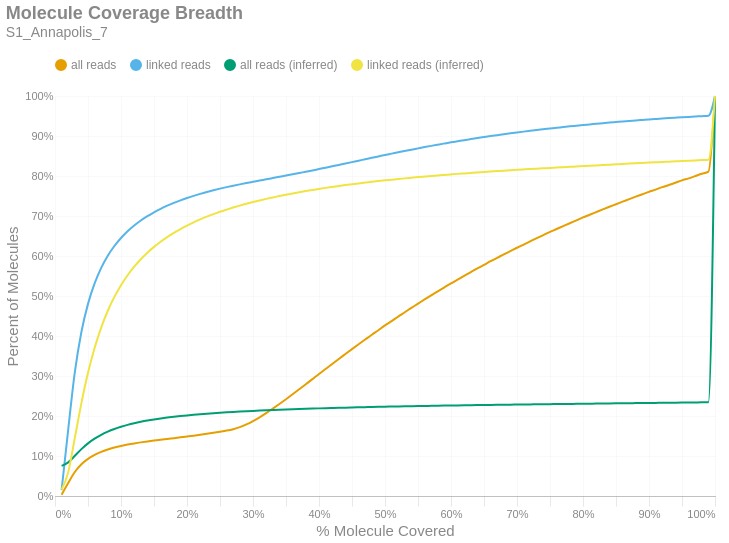

Notebook code cell kept with this figure:
### Markdown cell above
### Molecule Read Coverage
This chart shows molecule coverage breadth as computed by the number of bases aligned to that molecule. In other words, "*how much of each unique long molecule is actually sequenced/aligned?*" Keep in mind there is a distinction between sequences and alignments, since some sequences belonging to a particular molecule may not align well and wouldn't appear in the alignment data. This chart also shows molecule coverage breadth as computed by the *inferred fragment* from which the aligned sequences originate. Unlike read coverage, this calculation takes into account the total insert size, including unsequenced gaps between the forward and reverse reads. Like the previous figures, these are cumulative percents.

### Code cell
if SKIPLR:
    print_html(f"Skipped")
else:
    binned_df = consolidated_hist(valids['coverage_bp'], mask, 0.01, True)
    binned_df_inf = consolidated_hist(valids['coverage_inserts'], mask, 0.01, True)
    binned_df = binned_df.with_columns(pl.lit(binned_df_inf['all reads (cumsum)']).alias('all reads (inferred)'))
    binned_df = binned_df.with_columns(pl.lit(binned_df_inf['linked reads (cumsum)']).alias('linked reads (inferred)'))
    binned_df = binned_df.with_columns(
        (pl.col('bin').cast(pl.Float64) + 0.01).alias('right_edge')
    )

    with SafeRender(binned_df):
        (
            density_plot(binned_df, 'Molecule Coverage Breadth', samplename, 'molcov', ['all reads (inferred)','linked reads (inferred)'])
            .encode(
                #x=alt.X('bin:Q', title="% Molecule Covered").axis(format = '%').scale(padding=0),
                x=alt.X('right_edge:Q', title="% Molecule Covered").axis(format='%').scale(padding=0),
                y=alt.Y('value:Q', title='Percent of Molecules')
                    .axis(format='%')
                    .stack(False)
                    .scale(domainMin=0, padding=0),
                color=alt.Color("key:N").scale(domain = ["all reads", "linked reads", "all reads (inferred)", "linked reads (inferred)"]),
                tooltip = [
                    alt.Tooltip("key:N", title = "Data Type"),
                    alt.Tooltip("range_label:N", title="% Molecule Covered"),
                    alt.Tooltip("value:Q", format = ".2%", title="% Molecules")
                ]
            )
        ).display()

### Figure 1 — Vega-Lite specification as saved in the notebook (floating-point values rounded to 4 significant figures)
{"width": "container", "height": 400, "config": {"title": {"anchor": "start", "dy": -15, "fontSize": 18, "color": "#888888", "subtitleColor": "#888888", "subtitleFontSize": 14}, "arc": {"fill": "#0072B2"}, "axis": {"domainColor": "#888888", "domainWidth": 0.5, "gridWidth": 0.2, "grid": false, "titleFontWeight": 400, "titleFontSize": 15, "labelFontSize": 11, "labelColor": "#888888", "tickColor": "#888888", "tickWidth": 0.2, "titleColor": "#888888"}, "axisBand": {"grid": false}, "axisX": {"grid": true, "tickSize": 10, "domainCap": "round"}, "axisY": {"domain": false, "grid": true, "tickSize": 0, "domainCap": "round"}, "background": "transparent", "header": {"labelFontSize": 15, "labelColor": "#888888", "titleFontSize": 15, "titleFontWeight": 600, "titleColor": "#888888"}, "legend": {"labelFont": "sans-serif", "labelFontSize": 12, "labelColor": "#888888", "symbolSize": 100, "symbolType": "circle", "titleFontSize": 12, "titlePadding": 10, "titleColor": "#888888", "title": null, "orient": "top"}, "range": {"category": ["#E69F00", "#56B4E9", "#009E73", "#F0E442", "#0072B2", "#D55E00", "#CC79A7", "#000000"], "diverging": ["#cfe8f3", "#a2d4ec", "#73bfe2", "#46abdb", "#1696d2", "#12719e"]}, "area": {"fill": "#0072B2", "fillOpacity": 0.7, "line": true, "strokeOpacity": 0.7}, "line": {"color": "#0072B2", "stroke": "#0072B2", "strokeWidth": 2}, "trail": {"color": "#0072B2", "stroke": "#0072B2", "strokeWidth": 0, "size": 1}, "point": {"filled": true, "fillOpacity": 1.0, "size": 95}, "text": {"color": "#888888", "fontSize": 11, "align": "right", "fontWeight": 400, "size": 11}, "bar": {"fill": "#0072B2", "stroke": null}, "view": {"stroke": null, "continuousWidth": 660, "continuousHeight": 400}}, "data": {"name": "data-2a8b3eed384bc46afaa454792933f6ed"}, "mark": {"type": "line", "interpolate": "monotone", "point": {"opacity": 0, "size": 275}}, "encoding": {"color": {"field": "key", "scale": {"domain": ["all reads", "linked reads", "all reads (inferred)", "linked reads (inferred)"]}, "type": "nominal"}, "tooltip": [{"field": "key", "title": "Data Type", "type": "nominal"}, {"field": "range_label", "title": "% Molecule Covered", "type": "nominal"}, {"field": "value", "format": ".2%", "title": "% Molecules", "type": "quantitative"}], "x": {"axis": {"format": "%"}, "field": "right_edge", "scale": {"padding": 0}, "title": "% Molecule Covered", "type": "quantitative"}, "y": {"axis": {"format": "%"}, "field": "value", "scale": {"domainMin": 0, "padding": 0}, "stack": false, "title": "Percent of Molecules", "type": "quantitative"}}, "params": [{"name": "param_c36ac31b6afebe62", "select": {"type": "point", "fields": ["key"]}, "bind": "legend"}], "title": {"text": "Molecule Coverage Breadth", "subtitle": "S1_Annapolis_7"}, "transform": [{"fold": ["all reads (cumsum)", "linked reads (cumsum)", "all reads (inferred)", "linked reads (inferred)"]}, {"calculate": "replace(datum.key, ' (cumsum)', '')", "as": "key"}, {"filter": {"param": "param_c36ac31b6afebe62"}}], "usermeta": {"embedOptions": {"downloadFileName": "S1_Annapolis_7.molcov"}}, "$schema": "https://vega.github.io/schema/vega-lite/v6.1.0.json", "datasets": {"data-2a8b3eed384bc46afaa454792933f6ed": [{"bin": "0.0", "interval": "0.0-0.01", "all reads": 0.003245, "linked reads": 0.01476, "all reads (cumsum)": 0.003245, "linked reads (cumsum)": 0.01476, "range_label": "0.0-0.01", "all reads (inferred)": 0.07512, "linked reads (inferred)": 0.0158, "right_edge": 0.01}, {"bin": "0.01", "interval": "0.01-0.02", "all reads": 0.02937, "linked reads": 0.1514, "all reads (cumsum)": 0.03262, "linked reads (cumsum)": 0.1661, "range_label": "0.01-0.02", "all reads (inferred)": 0.08404, "linked reads (inferred)": 0.05964, "right_edge": 0.02}, {"bin": "0.02", "interval": "0.02-0.03", "all reads": 0.02739, "linked reads": 0.1429, "all reads (cumsum)": 0.06001, "linked reads (cumsum)": 0.309, "range_label": "0.02-0.03", "all reads (inferred)": 0.1004, "linked reads (inferred)": 0.1447, "right_edge": 0.03}, {"bin": "0.03", "interval": "0.03-0.04", "all reads": 0.0194, "linked reads": 0.1008, "all reads (cumsum)": 0.07941, "linked reads (cumsum)": 0.4099, "range_label": "0.03-0.04", "all reads (inferred)": 0.1171, "linked reads (inferred)": 0.2322, "right_edge": 0.04}, {"bin": "0.04", "interval": "0.04-0.05", "all reads": 0.01356, "linked reads": 0.0704, "all reads (cumsum)": 0.09296, "linked reads (cumsum)": 0.4803, "range_label": "0.04-0.05", "all reads (inferred)": 0.1315, "linked reads (inferred)": 0.3079, "right_edge": 0.05}, {"bin": "0.05", "interval": "0.05-0.06", "all reads": 0.009926, "linked reads": 0.05116, "all reads (cumsum)": 0.1029, "linked reads (cumsum)": 0.5315, "range_label": "0.05-0.06", "all reads (inferred)": 0.1434, "linked reads (inferred)": 0.3702, "right_edge": 0.06}, {"bin": "0.06", "interval": "0.06-0.07", "all reads": 0.00758, "linked reads": 0.03898, "all reads (cumsum)": 0.1105, "linked reads (cumsum)": 0.5704, "range_label": "0.06-0.07", "all reads (inferred)": 0.153, "linked reads (inferred)": 0.4211, "right_edge": 0.07}, {"bin": "0.07", "interval": "0.07-0.08", "all reads": 0.00591, "linked reads": 0.03033, "all reads (cumsum)": 0.1164, "linked reads (cumsum)": 0.6008, "range_label": "0.07-0.08", "all reads (inferred)": 0.161, "linked reads (inferred)": 0.4632, "right_edge": 0.08}, {"bin": "0.08", "interval": "0.08-0.09", "all reads": 0.00476, "linked reads": 0.02418, "all reads (cumsum)": 0.1211, "linked reads (cumsum)": 0.6249, "range_label": "0.08-0.09", "all reads (inferred)": 0.1676, "linked reads (inferred)": 0.4978, "right_edge": 0.09}, {"bin": "0.09", "interval": "0.09-0.1", "all reads": 0.003984, "linked reads": 0.02004, "all reads (cumsum)": 0.1251, "linked reads (cumsum)": 0.645, "range_label": "0.09-0.1", "all reads (inferred)": 0.1732, "linked reads (inferred)": 0.5271, "right_edge": 0.1}, {"bin": "0.1", "interval": "0.1-0.11", "all reads": 0.003408, "linked reads": 0.01691, "all reads (cumsum)": 0.1285, "linked reads (cumsum)": 0.6619, "range_label": "0.1-0.11", "all reads (inferred)": 0.1779, "linked reads (inferred)": 0.5519, "right_edge": 0.11}, {"bin": "0.11", "interval": "0.11-0.12", "all reads": 0.002931, "linked reads": 0.01437, "all reads (cumsum)": 0.1315, "linked reads (cumsum)": 0.6763, "range_label": "0.11-0.12", "all reads (inferred)": 0.1819, "linked reads (inferred)": 0.5732, "right_edge": 0.12}, {"bin": "0.12", "interval": "0.12-0.13", "all reads": 0.002591, "linked reads": 0.01254, "all reads (cumsum)": 0.1341, "linked reads (cumsum)": 0.6888, "range_label": "0.12-0.13", "all reads (inferred)": 0.1855, "linked reads (inferred)": 0.5919, "right_edge": 0.13}, {"bin": "0.13", "interval": "0.13-0.14", "all reads": 0.002291, "linked reads": 0.01078, "all reads (cumsum)": 0.1363, "linked reads (cumsum)": 0.6996, "range_label": "0.13-0.14", "all reads (inferred)": 0.1886, "linked reads (inferred)": 0.6084, "right_edge": 0.14}, {"bin": "0.14", "interval": "0.14-0.15", "all reads": 0.002139, "linked reads": 0.009715, "all reads (cumsum)": 0.1385, "linked reads (cumsum)": 0.7093, "range_label": "0.14-0.15", "all reads (inferred)": 0.1913, "linked reads (inferred)": 0.6228, "right_edge": 0.15}, {"bin": "0.15", "interval": "0.15-0.16", "all reads": 0.002026, "linked reads": 0.00865, "all reads (cumsum)": 0.1405, "linked reads (cumsum)": 0.7179, "range_label": "0.15-0.16", "all reads (inferred)": 0.1938, "linked reads (inferred)": 0.6357, "right_edge": 0.16}, {"bin": "0.16", "interval": "0.16-0.17", "all reads": 0.002009, "linked reads": 0.007815, "all reads (cumsum)": 0.1425, "linked reads (cumsum)": 0.7258, "range_label": "0.16-0.17", "all reads (inferred)": 0.196, "linked reads (inferred)": 0.6473, "right_edge": 0.17}, {"bin": "0.17", "interval": "0.17-0.18", "all reads": 0.002017, "linked reads": 0.007008, "all reads (cumsum)": 0.1445, "linked reads (cumsum)": 0.7328, "range_label": "0.17-0.18", "all reads (inferred)": 0.198, "linked reads (inferred)": 0.6578, "right_edge": 0.18}, {"bin": "0.18", "interval": "0.18-0.19", "all reads": 0.002053, "linked reads": 0.006329, "all reads (cumsum)": 0.1466, "linked reads (cumsum)": 0.7391, "range_label": "0.18-0.19", "all reads (inferred)": 0.1998, "linked reads (inferred)": 0.6673, "right_edge": 0.19}, {"bin": "0.19", "interval": "0.19-0.2", "all reads": 0.002128, "linked reads": 0.005981, "all reads (cumsum)": 0.1487, "linked reads (cumsum)": 0.7451, "range_label": "0.19-0.2", "all reads (inferred)": 0.2015, "linked reads (inferred)": 0.676, "right_edge": 0.2}, {"bin": "0.2", "interval": "0.2-0.21", "all reads": 0.002147, "linked reads": 0.005336, "all reads (cumsum)": 0.1509, "linked reads (cumsum)": 0.7504, "range_label": "0.2-0.21", "all reads (inferred)": 0.203, "linked reads (inferred)": 0.6841, "right_edge": 0.21}, {"bin": "0.21", "interval": "0.21-0.22", "all reads": 0.002255, "linked reads": 0.00497, "all reads (cumsum)": 0.1531, "linked reads (cumsum)": 0.7554, "range_label": "0.21-0.22", "all reads (inferred)": 0.2044, "linked reads (inferred)": 0.6914, "right_edge": 0.22}, {"bin": "0.22", "interval": "0.22-0.23", "all reads": 0.002364, "linked reads": 0.004646, "all reads (cumsum)": 0.1555, "linked reads (cumsum)": 0.76, "range_label": "0.22-0.23", "all reads (inferred)": 0.2057, "linked reads (inferred)": 0.6983, "right_edge": 0.23}, {"bin": "0.23", "interval": "0.23-0.24", "all reads": 0.002476, "linked reads": 0.0043, "all reads (cumsum)": 0.158, "linked reads (cumsum)": 0.7643, "range_label": "0.23-0.24", "all reads (inferred)": 0.2069, "linked reads (inferred)": 0.7046, "right_edge": 0.24}, {"bin": "0.24", "interval": "0.24-0.25", "all reads": 0.002654, "linked reads": 0.004067, "all reads (cumsum)": 0.1606, "linked reads (cumsum)": 0.7684, "range_label": "0.24-0.25", "all reads (inferred)": 0.2081, "linked reads (inferred)": 0.7106, "right_edge": 0.25}, {"bin": "0.25", "interval": "0.25-0.26", "all reads": 0.002876, "linked reads": 0.003756, "all reads (cumsum)": 0.1635, "linked reads (cumsum)": 0.7722, "range_label": "0.25-0.26", "all reads (inferred)": 0.2091, "linked reads (inferred)": 0.716, "right_edge": 0.26}, {"bin": "0.26", "interval": "0.26-0.27", "all reads": 0.003609, "linked reads": 0.003539, "all reads (cumsum)": 0.1671, "linked reads (cumsum)": 0.7757, "range_label": "0.26-0.27", "all reads (inferred)": 0.2101, "linked reads (inferred)": 0.7211, "right_edge": 0.27}, {"bin": "0.27", "interval": "0.27-0.28", "all reads": 0.005047, "linked reads": 0.003372, "all reads (cumsum)": 0.1721, "linked reads (cumsum)": 0.7791, "range_label": "0.27-0.28", "all reads (inferred)": 0.211, "linked reads (inferred)": 0.726, "right_edge": 0.28}, {"bin": "0.28", "interval": "0.28-0.29", "all reads": 0.006804, "linked reads": 0.003285, "all reads (cumsum)": 0.1789, "linked reads (cumsum)": 0.7824, "range_label": "0.28-0.29", "all reads (inferred)": 0.2119, "linked reads (inferred)": 0.7306, "right_edge": 0.29}, {"bin": "0.29", "interval": "0.29-0.3", "all reads": 0.008372, "linked reads": 0.003142, "all reads (cumsum)": 0.1873, "linked reads (cumsum)": 0.7855, "range_label": "0.29-0.3", "all reads (inferred)": 0.2127, "linked reads (inferred)": 0.7349, "right_edge": 0.3}, {"bin": "0.3", "interval": "0.3-0.31", "all reads": 0.009453, "linked reads": 0.003128, "all reads (cumsum)": 0.1968, "linked reads (cumsum)": 0.7886, "range_label": "0.3-0.31", "all reads (inferred)": 0.2135, "linked reads (inferred)": 0.7389, "right_edge": 0.31}, {"bin": "0.31", "interval": "0.31-0.32", "all reads": 0.01043, "linked reads": 0.003038, "all reads (cumsum)": 0.2072, "linked reads (cumsum)": 0.7917, "range_label": "0.31-0.32", "all reads (inferred)": 0.2143, "linked reads (inferred)": 0.7428, "right_edge": 0.32}, {"bin": "0.32", "interval": "0.32-0.33", "all reads": 0.01126, "linked reads": 0.003128, "all reads (cumsum)": 0.2185, "linked reads (cumsum)": 0.7948, "range_label": "0.32-0.33", "all reads (inferred)": 0.2149, "linked reads (inferred)": 0.7464, "right_edge": 0.33}, {"bin": "0.33", "interval": "0.33-0.34", "all reads": 0.0116, "linked reads": 0.003144, "all reads (cumsum)": 0.2301, "linked reads (cumsum)": 0.7979, "range_label": "0.33-0.34", "all reads (inferred)": 0.2156, "linked reads (inferred)": 0.75, "right_edge": 0.34}, {"bin": "0.34", "interval": "0.34-0.35", "all reads": 0.01197, "linked reads": 0.003069, "all reads (cumsum)": 0.242, "linked reads (cumsum)": 0.801, "range_label": "0.34-0.35", "all reads (inferred)": 0.2163, "linked reads (inferred)": 0.7533, "right_edge": 0.35}, {"bin": "0.35", "interval": "0.35-0.36", "all reads": 0.01232, "linked reads": 0.00315, "all reads (cumsum)": 0.2544, "linked reads (cumsum)": 0.8042, "range_label": "0.35-0.36", "all reads (inferred)": 0.2169, "linked reads (inferred)": 0.7564, "right_edge": 0.36}, {"bin": "0.36", "interval": "0.36-0.37", "all reads": 0.01251, "linked reads": 0.003224, "all reads (cumsum)": 0.2669, "linked reads (cumsum)": 0.8074, "range_label": "0.36-0.37", "all reads (inferred)": 0.2175, "linked reads (inferred)": 0.7594, "right_edge": 0.37}, {"bin": "0.37", "interval": "0.37-0.38", "all reads": 0.01264, "linked reads": 0.003294, "all reads (cumsum)": 0.2795, "linked reads (cumsum)": 0.8107, "range_label": "0.37-0.38", "all reads (inferred)": 0.218, "linked reads (inferred)": 0.7623, "right_edge": 0.38}, {"bin": "0.38", "interval": "0.38-0.39", "all reads": 0.01265, "linked reads": 0.003235, "all reads (cumsum)": 0.2922, "linked reads (cumsum)": 0.8139, "range_label": "0.38-0.39", "all reads (inferred)": 0.2185, "linked reads (inferred)": 0.765, "right_edge": 0.39}, {"bin": "0.39", "interval": "0.39-0.4", "all reads": 0.01297, "linked reads": 0.003447, "all reads (cumsum)": 0.3051, "linked reads (cumsum)": 0.8174, "range_label": "0.39-0.4", "all reads (inferred)": 0.2191, "linked reads (inferred)": 0.7677, "right_edge": 0.4}, {"bin": "0.4", "interval": "0.4-0.41", "all reads": 0.01243, "linked reads": 0.003366, "all reads (cumsum)": 0.3176, "linked reads (cumsum)": 0.8207, "range_label": "0.4-0.41", "all reads (inferred)": 0.2196, "linked reads (inferred)": 0.7703, "right_edge": 0.41}, {"bin": "0.41", "interval": "0.41-0.42", "all reads": 0.01255, "linked reads": 0.003423, "all reads (cumsum)": 0.3301, "linked reads (cumsum)": 0.8241, "range_label": "0.41-0.42", "all reads (inferred)": 0.22, "linked reads (inferred)": 0.7727, "right_edge": 0.42}, {"bin": "0.42", "interval": "0.42-0.43", "all reads": 0.01256, "linked reads": 0.003525, "all reads (cumsum)": 0.3427, "linked reads (cumsum)": 0.8277, "range_label": "0.42-0.43", "all reads (inferred)": 0.2205, "linked reads (inferred)": 0.775, "right_edge": 0.43}, {"bin": "0.43", "interval": "0.43-0.44", "all reads": 0.01223, "linked reads": 0.003475, "all reads (cumsum)": 0.3549, "linked reads (cumsum)": 0.8311, "range_label": "0.43-0.44", "all reads (inferred)": 0.2209, "linked reads (inferred)": 0.7773, "right_edge": 0.44}, {"bin": "0.44", "interval": "0.44-0.45", "all reads": 0.01236, "linked reads": 0.003588, "all reads (cumsum)": 0.3673, "linked reads (cumsum)": 0.8347, "range_label": "0.44-0.45", "all reads (inferred)": 0.2213, "linked reads (inferred)": 0.7794, "right_edge": 0.45}, {"bin": "0.45", "interval": "0.45-0.46", "all reads": 0.01215, "linked reads": 0.003647, "all reads (cumsum)": 0.3794, "linked reads (cumsum)": 0.8384, "range_label": "0.45-0.46", "all reads (inferred)": 0.2217, "linked reads (inferred)": 0.7815, "right_edge": 0.46}, {"bin": "0.46", "interval": "0.46-0.47", "all reads": 0.01193, "linked reads": 0.003511, "all reads (cumsum)": 0.3913, "linked reads (cumsum)": 0.8419, "range_label": "0.46-0.47", "all reads (inferred)": 0.2221, "linked reads (inferred)": 0.7835, "right_edge": 0.47}, {"bin": "0.47", "interval": "0.47-0.48", "all reads": 0.01186, "linked reads": 0.003574, "all reads (cumsum)": 0.4032, "linked reads (cumsum)": 0.8455, "range_label": "0.47-0.48", "all reads (inferred)": 0.2225, "linked reads (inferred)": 0.7855, "right_edge": 0.48}, {"bin": "0.48", "interval": "0.48-0.49", "all reads": 0.01121, "linked reads": 0.003536, "all reads (cumsum)": 0.4144, "linked reads (cumsum)": 0.849, "range_label": "0.48-0.49", "all reads (inferred)": 0.2229, "linked reads (inferred)": 0.7873, "right_edge": 0.49}, {"bin": "0.49", "interval": "0.49-0.5", "all reads": 0.01231, "linked reads": 0.003617, "all reads (cumsum)": 0.4267, "linked reads (cumsum)": 0.8526, "range_label": "0.49-0.5", "all reads (inferred)": 0.2232, "linked reads (inferred)": 0.7891, "right_edge": 0.5}, {"bin": "0.5", "interval": "0.5-0.51", "all reads": 0.01035, "linked reads": 0.003311, "all reads (cumsum)": 0.4371, "linked reads (cumsum)": 0.8559, "range_label": "0.5-0.51", "all reads (inferred)": 0.2236, "linked reads (inferred)": 0.7908, "right_edge": 0.51}, {"bin": "0.51", "interval": "0.51-0.52", "all reads": 0.01151, "linked reads": 0.003394, "all reads (cumsum)": 0.4486, "linked reads (cumsum)": 0.8593, "range_label": "0.51-0.52", "all reads (inferred)": 0.2239, "linked reads (inferred)": 0.7925, "right_edge": 0.52}, {"bin": "0.52", "interval": "0.52-0.53", "all reads": 0.01082, "linked reads": 0.003269, "all reads (cumsum)": 0.4594, "linked reads (cumsum)": 0.8626, "range_label": "0.52-0.53", "all reads (inferred)": 0.2242, "linked reads (inferred)": 0.7941, "right_edge": 0.53}, {"bin": "0.53", "interval": "0.53-0.54", "all reads": 0.0109, "linked reads": 0.003251, "all reads (cumsum)": 0.4703, "linked reads (cumsum)": 0.8658, "range_label": "0.53-0.54", "all reads (inferred)": 0.2245, "linked reads (inferred)": 0.7956, "right_edge": 0.54}, {"bin": "0.54", "interval": "0.54-0.55", "all reads": 0.01051, "linked reads": 0.003204, "all reads (cumsum)": 0.4808, "linked reads (cumsum)": 0.869, "range_label": "0.54-0.55", "all reads (inferred)": 0.2249, "linked reads (inferred)": 0.7972, "right_edge": 0.55}, {"bin": "0.55", "interval": "0.55-0.56", "all reads": 0.01056, "linked reads": 0.003194, "all reads (cumsum)": 0.4914, "linked reads (cumsum)": 0.8722, "range_label": "0.55-0.56", "all reads (inferred)": 0.2251, "linked reads (inferred)": 0.7987, "right_edge": 0.56}, {"bin": "0.56", "interval": "0.56-0.57", "all reads": 0.01033, "linked reads": 0.003086, "all reads (cumsum)": 0.5017, "linked reads (cumsum)": 0.8753, "range_label": "0.56-0.57", "all reads (inferred)": 0.2254, "linked reads (inferred)": 0.8001, "right_edge": 0.57}, {"bin": "0.57", "interval": "0.57-0.58", "all reads": 0.01001, "linked reads": 0.002979, "all reads (cumsum)": 0.5117, "linked reads (cumsum)": 0.8783, "range_label": "0.57-0.58", "all reads (inferred)": 0.2257, "linked reads (inferred)": 0.8014, "right_edge": 0.58}, {"bin": "0.58", "interval": "0.58-0.59", "all reads": 0.009924, "linked reads": 0.002938, "all reads (cumsum)": 0.5216, "linked reads (cumsum)": 0.8812, "range_label": "0.58-0.59", "all reads (inferred)": 0.226, "linked reads (inferred)": 0.8027, "right_edge": 0.59}, {"bin": "0.59", "interval": "0.59-0.6", "all reads": 0.009965, "linked reads": 0.002924, "all reads (cumsum)": 0.5316, "linked reads (cumsum)": 0.8842, "range_label": "0.59-0.6", "all reads (inferred)": 0.2262, "linked reads (inferred)": 0.804, "right_edge": 0.6}, {"bin": "0.6", "interval": "0.6-0.61", "all reads": 0.009316, "linked reads": 0.002727, "all reads (cumsum)": 0.5409, "linked reads (cumsum)": 0.8869, "range_label": "0.6-0.61", "all reads (inferred)": 0.2265, "linked reads (inferred)": 0.8053, "right_edge": 0.61}, {"bin": "0.61", "interval": "0.61-0.62", "all reads": 0.009612, "linked reads": 0.002748, "all reads (cumsum)": 0.5505, "linked reads (cumsum)": 0.8896, "range_label": "0.61-0.62", "all reads (inferred)": 0.2267, "linked reads (inferred)": 0.8065, "right_edge": 0.62}, {"bin": "0.62", "interval": "0.62-0.63", "all reads": 0.009239, "linked reads": 0.002601, "all reads (cumsum)": 0.5598, "linked reads (cumsum)": 0.8922, "range_label": "0.62-0.63", "all reads (inferred)": 0.227, "linked reads (inferred)": 0.8078, "right_edge": 0.63}, {"bin": "0.63", "interval": "0.63-0.64", "all reads": 0.009175, "linked reads": 0.002593, "all reads (cumsum)": 0.5689, "linked reads (cumsum)": 0.8948, "range_label": "0.63-0.64", "all reads (inferred)": 0.2272, "linked reads (inferred)": 0.809, "right_edge": 0.64}, {"bin": "0.64", "interval": "0.64-0.65", "all reads": 0.008896, "linked reads": 0.002504, "all reads (cumsum)": 0.5778, "linked reads (cumsum)": 0.8973, "range_label": "0.64-0.65", "all reads (inferred)": 0.2275, "linked reads (inferred)": 0.8102, "right_edge": 0.65}, {"bin": "0.65", "interval": "0.65-0.66", "all reads": 0.009118, "linked reads": 0.002492, "all reads (cumsum)": 0.587, "linked reads (cumsum)": 0.8998, "range_label": "0.65-0.66", "all reads (inferred)": 0.2277, "linked reads (inferred)": 0.8113, "right_edge": 0.66}, {"bin": "0.66", "interval": "0.66-0.67", "all reads": 0.008515, "linked reads": 0.002261, "all reads (cumsum)": 0.5955, "linked reads (cumsum)": 0.9021, "range_label": "0.66-0.67", "all reads (inferred)": 0.2279, "linked reads (inferred)": 0.8123, "right_edge": 0.67}, {"bin": "0.67", "interval": "0.67-0.68", "all reads": 0.008568, "linked reads": 0.002313, "all reads (cumsum)": 0.604, "linked reads (cumsum)": 0.9044, "range_label": "0.67-0.68", "all reads (inferred)": 0.2282, "linked reads (inferred)": 0.8134, "right_edge": 0.68}, {"bin": "0.68", "interval": "0.68-0.69", "all reads": 0.008225, "linked reads": 0.002207, "all reads (cumsum)": 0.6123, "linked reads (cumsum)": 0.9066, "range_label": "0.68-0.69", "all reads (inferred)": 0.2284, "linked reads (inferred)": 0.8145, "right_edge": 0.69}, {"bin": "0.69", "interval": "0.69-0.7", "all reads": 0.008393, "linked reads": 0.002188, "all reads (cumsum)": 0.6207, "linked reads (cumsum)": 0.9088, "range_label": "0.69-0.7", "all reads (inferred)": 0.2286, "linked reads (inferred)": 0.8155, "right_edge": 0.7}, {"bin": "0.7", "interval": "0.7-0.71", "all reads": 0.008003, "linked reads": 0.002149, "all reads (cumsum)": 0.6287, "linked reads (cumsum)": 0.9109, "range_label": "0.7-0.71", "all reads (inferred)": 0.2288, "linked reads (inferred)": 0.8165, "right_edge": 0.71}, {"bin": "0.71", "interval": "0.71-0.72", "all reads": 0.007998, "linked reads": 0.002094, "all reads (cumsum)": 0.6367, "linked reads (cumsum)": 0.913, "range_label": "0.71-0.72", "all reads (inferred)": 0.229, "linked reads (inferred)": 0.8174, "right_edge": 0.72}, {"bin": "0.72", "interval": "0.72-0.73", "all reads": 0.007918, "linked reads": 0.002007, "all reads (cumsum)": 0.6446, "linked reads (cumsum)": 0.915, "range_label": "0.72-0.73", "all reads (inferred)": 0.2292, "linked reads (inferred)": 0.8184, "right_edge": 0.73}, {"bin": "0.73", "interval": "0.73-0.74", "all reads": 0.007635, "linked reads": 0.001908, "all reads (cumsum)": 0.6522, "linked reads (cumsum)": 0.917, "range_label": "0.73-0.74", "all reads (inferred)": 0.2294, "linked reads (inferred)": 0.8193, "right_edge": 0.74}, {"bin": "0.74", "interval": "0.74-0.75", "all reads": 0.007959, "linked reads": 0.001878, "all reads (cumsum)": 0.6602, "linked reads (cumsum)": 0.9188, "range_label": "0.74-0.75", "all reads (inferred)": 0.2296, "linked reads (inferred)": 0.8203, "right_edge": 0.75}, {"bin": "0.75", "interval": "0.75-0.76", "all reads": 0.007236, "linked reads": 0.00177, "all reads (cumsum)": 0.6674, "linked reads (cumsum)": 0.9206, "range_label": "0.75-0.76", "all reads (inferred)": 0.2298, "linked reads (inferred)": 0.8212, "right_edge": 0.76}, {"bin": "0.76", "interval": "0.76-0.77", "all reads": 0.007304, "linked reads": 0.001744, "all reads (cumsum)": 0.6747, "linked reads (cumsum)": 0.9223, "range_label": "0.76-0.77", "all reads (inferred)": 0.23, "linked reads (inferred)": 0.8221, "right_edge": 0.77}, {"bin": "0.77", "interval": "0.77-0.78", "all reads": 0.007251, "linked reads": 0.001761, "all reads (cumsum)": 0.682, "linked reads (cumsum)": 0.9241, "range_label": "0.77-0.78", "all reads (inferred)": 0.2302, "linked reads (inferred)": 0.823, "right_edge": 0.78}, {"bin": "0.78", "interval": "0.78-0.79", "all reads": 0.007097, "linked reads": 0.001673, "all reads (cumsum)": 0.6891, "linked reads (cumsum)": 0.9258, "range_label": "0.78-0.79", "all reads (inferred)": 0.2304, "linked reads (inferred)": 0.8239, "right_edge": 0.79}, {"bin": "0.79", "interval": "0.79-0.8", "all reads": 0.007344, "linked reads": 0.001673, "all reads (cumsum)": 0.6964, "linked reads (cumsum)": 0.9275, "range_label": "0.79-0.8", "all reads (inferred)": 0.2306, "linked reads (inferred)": 0.8247, "right_edge": 0.8}, {"bin": "0.8", "interval": "0.8-0.81", "all reads": 0.006666, "linked reads": 0.001544, "all reads (cumsum)": 0.7031, "linked reads (cumsum)": 0.929, "range_label": "0.8-0.81", "all reads (inferred)": 0.2308, "linked reads (inferred)": 0.8257, "right_edge": 0.81}, {"bin": "0.81", "interval": "0.81-0.82", "all reads": 0.006746, "linked reads": 0.001579, "all reads (cumsum)": 0.7098, "linked reads (cumsum)": 0.9306, "range_label": "0.81-0.82", "all reads (inferred)": 0.231, "linked reads (inferred)": 0.8265, "right_edge": 0.82}, {"bin": "0.82", "interval": "0.82-0.83", "all reads": 0.006736, "linked reads": 0.001546, "all reads (cumsum)": 0.7166, "linked reads (cumsum)": 0.9321, "range_label": "0.82-0.83", "all reads (inferred)": 0.2312, "linked reads (inferred)": 0.8274, "right_edge": 0.83}, {"bin": "0.83", "interval": "0.83-0.84", "all reads": 0.006588, "linked reads": 0.001462, "all reads (cumsum)": 0.7231, "linked reads (cumsum)": 0.9336, "range_label": "0.83-0.84", "all reads (inferred)": 0.2314, "linked reads (inferred)": 0.8283, "right_edge": 0.84}, {"bin": "0.84", "interval": "0.84-0.85", "all reads": 0.006381, "linked reads": 0.001395, "all reads (cumsum)": 0.7295, "linked reads (cumsum)": 0.935, "range_label": "0.84-0.85", "all reads (inferred)": 0.2316, "linked reads (inferred)": 0.8292, "right_edge": 0.85}, {"bin": "0.85", "interval": "0.85-0.86", "all reads": 0.006387, "linked reads": 0.001402, "all reads (cumsum)": 0.7359, "linked reads (cumsum)": 0.9364, "range_label": "0.85-0.86", "all reads (inferred)": 0.2318, "linked reads (inferred)": 0.83, "right_edge": 0.86}, {"bin": "0.86", "interval": "0.86-0.87", "all reads": 0.006177, "linked reads": 0.001316, "all reads (cumsum)": 0.7421, "linked reads (cumsum)": 0.9377, "range_label": "0.86-0.87", "all reads (inferred)": 0.232, "linked reads (inferred)": 0.831, "right_edge": 0.87}, {"bin": "0.87", "interval": "0.87-0.88", "all reads": 0.006245, "linked reads": 0.001266, "all reads (cumsum)": 0.7483, "linked reads (cumsum)": 0.939, "range_label": "0.87-0.88", "all reads (inferred)": 0.2322, "linked reads (inferred)": 0.8318, "right_edge": 0.88}, {"bin": "0.88", "interval": "0.88-0.89", "all reads": 0.00599, "linked reads": 0.00122, "all reads (cumsum)": 0.7543, "linked reads (cumsum)": 0.9402, "range_label": "0.88-0.89", "all reads (inferred)": 0.2324, "linked reads (inferred)": 0.8326, "right_edge": 0.89}, {"bin": "0.89", "interval": "0.89-0.9", "all reads": 0.006073, "linked reads": 0.001219, "all reads (cumsum)": 0.7604, "linked reads (cumsum)": 0.9414, "range_label": "0.89-0.9", "all reads (inferred)": 0.2326, "linked reads (inferred)": 0.8335, "right_edge": 0.9}, {"bin": "0.9", "interval": "0.9-0.91", "all reads": 0.005569, "linked reads": 0.001149, "all reads (cumsum)": 0.766, "linked reads (cumsum)": 0.9426, "range_label": "0.9-0.91", "all reads (inferred)": 0.2328, "linked reads (inferred)": 0.8343, "right_edge": 0.91}, {"bin": "0.91", "interval": "0.91-0.92", "all reads": 0.006228, "linked reads": 0.001134, "all reads (cumsum)": 0.7722, "linked reads (cumsum)": 0.9437, "range_label": "0.91-0.92", "all reads (inferred)": 0.233, "linked reads (inferred)": 0.8351, "right_edge": 0.92}, {"bin": "0.92", "interval": "0.92-0.93", "all reads": 0.005271, "linked reads": 0.001094, "all reads (cumsum)": 0.7775, "linked reads (cumsum)": 0.9448, "range_label": "0.92-0.93", "all reads (inferred)": 0.2332, "linked reads (inferred)": 0.8358, "right_edge": 0.93}, {"bin": "0.93", "interval": "0.93-0.94", "all reads": 0.005692, "linked reads": 0.001028, "all reads (cumsum)": 0.7832, "linked reads (cumsum)": 0.9458, "range_label": "0.93-0.94", "all reads (inferred)": 0.2334, "linked reads (inferred)": 0.8366, "right_edge": 0.94}, {"bin": "0.94", "interval": "0.94-0.95", "all reads": 0.006026, "linked reads": 0.001007, "all reads (cumsum)": 0.7892, "linked reads (cumsum)": 0.9468, "range_label": "0.94-0.95", "all reads (inferred)": 0.2336, "linked reads (inferred)": 0.8373, "right_edge": 0.95}, {"bin": "0.95", "interval": "0.95-0.96", "all reads": 0.004898, "linked reads": 0.0009594, "all reads (cumsum)": 0.7941, "linked reads (cumsum)": 0.9478, "range_label": "0.95-0.96", "all reads (inferred)": 0.2338, "linked reads (inferred)": 0.8381, "right_edge": 0.96}, {"bin": "0.96", "interval": "0.96-0.97", "all reads": 0.005742, "linked reads": 0.0009298, "all reads (cumsum)": 0.7998, "linked reads (cumsum)": 0.9487, "range_label": "0.96-0.97", "all reads (inferred)": 0.234, "linked reads (inferred)": 0.8389, "right_edge": 0.97}, {"bin": "0.97", "interval": "0.97-0.98", "all reads": 0.005771, "linked reads": 0.0008855, "all reads (cumsum)": 0.8056, "linked reads (cumsum)": 0.9496, "range_label": "0.97-0.98", "all reads (inferred)": 0.2342, "linked reads (inferred)": 0.8397, "right_edge": 0.98}, {"bin": "0.98", "interval": "0.98-0.99", "all reads": 0.005421, "linked reads": 0.0009187, "all reads (cumsum)": 0.811, "linked reads (cumsum)": 0.9505, "range_label": "0.98-0.99", "all reads (inferred)": 0.2345, "linked reads (inferred)": 0.8407, "right_edge": 0.99}, {"bin": "0.99", "interval": "0.99-1.0", "all reads": 0.189, "linked reads": 0.04949, "all reads (cumsum)": 1.0, "linked reads (cumsum)": 1.0, "range_label": "0.99-1.0", "all reads (inferred)": 1.0, "linked reads (inferred)": 1.0, "right_edge": 1.0}]}}
